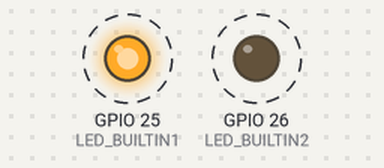
Bench run of a sketch on a simulated ESP32. Shown: output pins drawn as LEDs (lit = HIGH). Dashed ring = blinking.

Above: at 0.5 s.
Timing chart, 0 to 4.6 s (numbered marks = the images above):
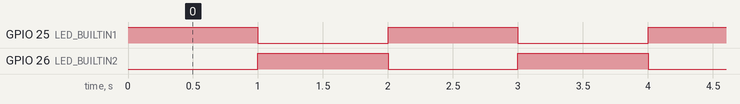

Measured:
- by itself, GPIO 25 (LED_BUILTIN1), GPIO 26 (LED_BUILTIN2): alternates HIGH for 1.0 s and LOW for 1.0 s

The sketch:

DualBlink.ino
```cpp
/*
  Dual Blink,  adapted by Nicu FLORICA (niq_ro), 16.10.2019
  Turns an LED on for one second another LED off, then firs LED off for one second other on, repeatedly.
  Original: Blink modified 8 May 2014 by Scott Fitzgerald, modified 2 Sep 2016 by Arturo Guadalupi, modified 8 Sep 2016 by Colby Newman
*/
#define LED_BUILTIN1 25 // https://github.com/BLavery/SAMD21-M0-Mini
#define LED_BUILTIN2 26 // https://github.com/BLavery/SAMD21-M0-Mini

// the setup function runs once when you press reset or power the board
void setup() {
  // initialize digital pins LED_BUILTIN1 and LED_BUILTIN1 as outputs.
  pinMode(LED_BUILTIN1, OUTPUT);
  pinMode(LED_BUILTIN2, OUTPUT);

}

// the loop function runs over and over again forever
void loop() {
  digitalWrite(LED_BUILTIN1, HIGH);   // turn the LED1 on (HIGH is the voltage level)
  digitalWrite(LED_BUILTIN2, LOW);    // turn the LED2 off by making the voltage LOW
  delay(1000); // wait for a second
  digitalWrite(LED_BUILTIN1, LOW);    // turn the LED1 off by making the voltage LOW
  digitalWrite(LED_BUILTIN2, HIGH);   // turn the LED2 on (HIGH is the voltage level)
  delay(1000);                       // wait for a second
}
```
